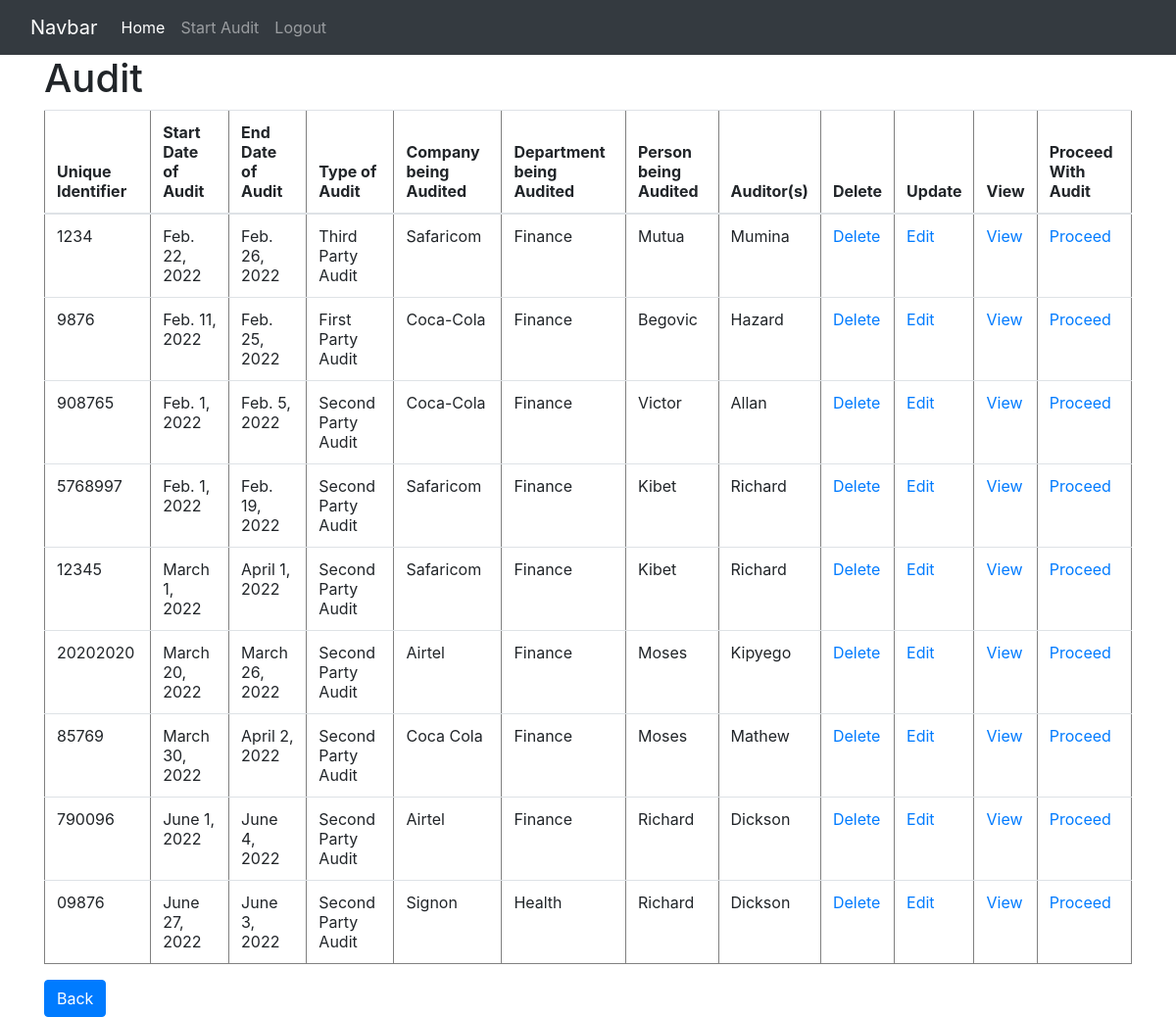
The app's page /data/ with its own data.
### auditapp/models.py (models this page shows, shortened)
class Emp(models.Model):
    emp_type_of_audit = models.CharField(max_length=100)
    emp_being_audited = models.TextField()
    emp_auditors = models.TextField()
    emp_date_of_audit = models.DateField()
    emp_end_date_of_audit = models.DateField()
    emp_department_being_audited = models.CharField(max_length=100)
    emp_person_being_audited = models.CharField(max_length=100)
    emp_unique_identifier = models.CharField(max_length=5, unique=True)

### auditapp/views.py (the view)
# urls.py: path('data/', views.index,name='data'),
def index(request):
    emp = Emp.objects.all()
    return render(request, 'index.html', {'emp': emp})

### auditapp/templates/index.html (shortened to what this page needs)
<html>
<head>
    <link rel="stylesheet" href="https://maxcdn.bootstrapcdn.com/bootstrap/4.0.0/css/bootstrap.min.css">
</head>
<body>
    <nav class="navbar navbar-expand-lg navbar-dark bg-dark">
        <div class="container-fluid">
            <a class="navbar-brand" href="{% url 'home' %}">Navbar</a>
            <div class="collapse navbar-collapse" id="navbarNav">
                <ul class="navbar-nav">
                    <li class="nav-item">
                        <a class="nav-link active" aria-current="page" href="{% url 'home' %}">Home</a>
                    </li>
                    <li class="nav-item">
                        <a class="nav-link" href="{% url 'create' %}">Start Audit</a>
                    </li>
                    <li class="nav-item">
                        <a class="nav-link" href="{% url 'logout' %}">Logout</a>
                    </li>
                </ul>
            </div>
        </div>
    </nav>
    <div class="container">
        <h1> Audit </h1>
        <table border="1" class="table">
            <thead>
                <tr>
                    <th>Unique Identifier</th>
                    <th>Start Date of Audit</th>
                    <th>End Date of Audit</th>
                    <th>Type of Audit</th>
                    <th>Company being Audited</th>
                    <th>Department being Audited</th>
                    <th>Person being Audited</th>
                    <th>Auditor(s)</th>
                    <th>Delete</th>
                    <th>Update</th>
                    <th>View</th>
                    <th>Proceed With Audit</th>
                </tr>
            </thead>
            <tbody>
                {% for emp_list in emp %}
                <tr>
                    <td>{{ emp_list.emp_unique_identifier }}</td>
                    <td>{{ emp_list.emp_date_of_audit }}</td>
                    <td>{{ emp_list.emp_end_date_of_audit }}</td>
                    <td>{{ emp_list.emp_type_of_audit }}</td>
                    <td>{{ emp_list.emp_being_audited }}</td>
                    <td>{{ emp_list.emp_department_being_audited }}</td>
                    <td>{{ emp_list.emp_person_being_audited }}</td>
                    <td>{{ emp_list.emp_auditors }}</td>
                    <td><a href="{% url 'deleteEmp' emp_list.id %}">Delete</a></td>
                    <td><a href="{% url 'updateEmp' emp_list.id %}">Edit</a></td>
                    <td><a href="{% url 'viewEmp' emp_list.id %}">View</a></td>
                    <td><a href="{% url 'dataa' %}">Proceed</a></td>
                </tr>
                {% endfor %}
            </tbody>
        </table>
        <a class="btn btn-primary" href="{% url 'home' %}" role="button">Back</a>
    </div>
</body>
</html>

### records on screen
Emp: emp_unique_identifier "1234", emp_date_of_audit "Feb. 22, 2022", emp_end_date_of_audit "Feb. 26, 2022", emp_type_of_audit "Third Party Audit", emp_being_audited "Safaricom", emp_department_being_audited "Finance", emp_person_being_audited "Mutua", emp_auditors "Mumina"
Emp: emp_unique_identifier "9876", emp_date_of_audit "Feb. 11, 2022", emp_end_date_of_audit "Feb. 25, 2022", emp_type_of_audit "First Party Audit", emp_being_audited "Coca-Cola", emp_department_being_audited "Finance", emp_person_being_audited "Begovic", emp_auditors "Hazard"
Emp: emp_unique_identifier "908765", emp_date_of_audit "Feb. 1, 2022", emp_end_date_of_audit "Feb. 5, 2022", emp_type_of_audit "Second Party Audit", emp_being_audited "Coca-Cola", emp_department_being_audited "Finance", emp_person_being_audited "Victor", emp_auditors "Allan"
Emp: emp_unique_identifier "5768997", emp_date_of_audit "Feb. 1, 2022", emp_end_date_of_audit "Feb. 19, 2022", emp_type_of_audit "Second Party Audit", emp_being_audited "Safaricom", emp_department_being_audited "Finance", emp_person_being_audited "Kibet", emp_auditors "Richard"
Emp: emp_unique_identifier "12345", emp_date_of_audit "March 1, 2022", emp_end_date_of_audit "April 1, 2022", emp_type_of_audit "Second Party Audit", emp_being_audited "Safaricom", emp_department_being_audited "Finance", emp_person_being_audited "Kibet", emp_auditors "Richard"
Emp: emp_unique_identifier "20202020", emp_date_of_audit "March 20, 2022", emp_end_date_of_audit "March 26, 2022", emp_type_of_audit "Second Party Audit", emp_being_audited "Airtel", emp_department_being_audited "Finance", emp_person_being_audited "Moses", emp_auditors "Kipyego"
Emp: emp_unique_identifier "85769", emp_date_of_audit "March 30, 2022", emp_end_date_of_audit "April 2, 2022", emp_type_of_audit "Second Party Audit", emp_being_audited "Coca Cola", emp_department_being_audited "Finance", emp_person_being_audited "Moses", emp_auditors "Mathew"
Emp: emp_unique_identifier "790096", emp_date_of_audit "June 1, 2022", emp_end_date_of_audit "June 4, 2022", emp_type_of_audit "Second Party Audit", emp_being_audited "Airtel", emp_department_being_audited "Finance", emp_person_being_audited "Richard", emp_auditors "Dickson"
Emp: emp_unique_identifier "09876", emp_date_of_audit "June 27, 2022", emp_end_date_of_audit "June 3, 2022", emp_type_of_audit "Second Party Audit", emp_being_audited "Signon", emp_department_being_audited "Health", emp_person_being_audited "Richard", emp_auditors "Dickson"
